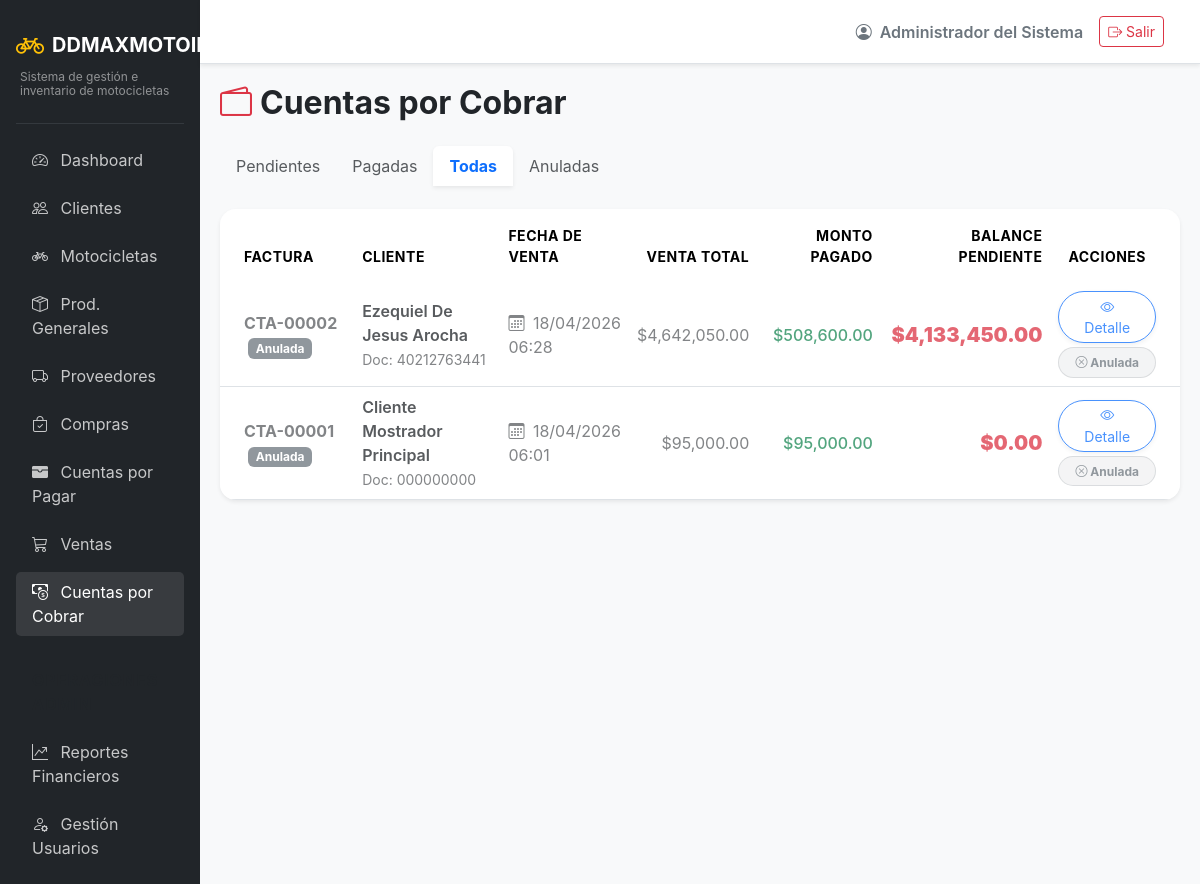
The app's page /accounts/?estado=todas (signed in) with its own data.
### app/models/auth.py (models this page shows, shortened)
class Usuarios(UserMixin, db.Model):
    __tablename__ = 'usuarios'
    id = db.Column(db.Integer, primary_key=True)
    usuario = db.Column(db.String(50), unique=True, nullable=False)
    password_hash = db.Column(db.String(255), nullable=False)
    rol_id = db.Column(db.Integer, db.ForeignKey('roles.id'), nullable=False)
    estado = db.Column(db.String(20), default='activo') # activo/inactivo
    nombre = db.Column(db.String(100), nullable=False)
    created_at = db.Column(db.DateTime, default=datetime.utcnow)
    updated_at = db.Column(db.DateTime, default=datetime.utcnow, onupdate=datetime.utcnow)

### app/models/finance.py (models this page shows)
class CuentasPorCobrar(db.Model):
    __tablename__ = 'cuentas_por_cobrar'
    id = db.Column(db.Integer, primary_key=True)
    factura_id = db.Column(db.Integer, db.ForeignKey('facturas.id'), nullable=False)
    monto_total = db.Column(db.Numeric(12, 2), nullable=False)
    saldo = db.Column(db.Numeric(12, 2), nullable=False)
    estado = db.Column(db.String(20), default='pendiente') # pendiente, pagado, atrasado
    created_at = db.Column(db.DateTime, default=datetime.utcnow)
    cuotas = db.relationship('Cuotas', backref='cuenta', lazy=True)
    pagos = db.relationship('Pagos', backref='cuenta', lazy=True)

### app/models/entities.py (models this page shows)
class Clientes(db.Model):
    __tablename__ = 'clientes'
    id = db.Column(db.Integer, primary_key=True)
    tipo = db.Column(db.String(20), nullable=False) # fisico, juridico
    nombre = db.Column(db.String(150), nullable=False)
    documento = db.Column(db.String(50), unique=True, nullable=False)
    telefono = db.Column(db.String(20))
    direccion = db.Column(db.String(255))
    nombre_garante = db.Column(db.String(150))
    documento_garante = db.Column(db.String(50))
    telefono_garante = db.Column(db.String(20))
    direccion_garante = db.Column(db.String(255))
    created_at = db.Column(db.DateTime, default=datetime.utcnow)

### app/models/transactions.py (models this page shows)
class Facturas(db.Model):
    __tablename__ = 'facturas'
    id = db.Column(db.Integer, primary_key=True)
    cliente_id = db.Column(db.Integer, db.ForeignKey('clientes.id'), nullable=False)
    usuario_id = db.Column(db.Integer, db.ForeignKey('usuarios.id'), nullable=False)
    fecha = db.Column(db.DateTime, default=datetime.utcnow)
    tipo = db.Column(db.String(20), nullable=False) # contado, credito
    subtotal = db.Column(db.Numeric(12, 2), nullable=False)
    descuento = db.Column(db.Numeric(12, 2), default=0)
    total = db.Column(db.Numeric(12, 2), nullable=False)
    pago_inicial = db.Column(db.Numeric(12, 2), default=0)
    metodo_pago = db.Column(db.String(50))
    estado = db.Column(db.String(20), default='pagada')
    created_at = db.Column(db.DateTime, default=datetime.utcnow)
    cliente = db.relationship('Clientes', backref='facturas')
    usuario = db.relationship('Usuarios', backref='facturas_generadas')
    detalles = db.relationship('DetalleFactura', backref='factura', lazy=True)
    cuenta_por_cobrar = db.relationship('CuentasPorCobrar', backref='factura', uselist=False)

### app/routes/receivables.py (the view)
@receivables_bp.route('/')
@login_required
def list_accounts():
    estado = request.args.get('estado', 'pendientes')
    from app.models.transactions import Facturas
    base_query = CuentasPorCobrar.query.join(Facturas).options(joinedload(CuentasPorCobrar.factura)).filter(Facturas.tipo == 'credito')
    if estado == 'pagadas':
        cuentas = base_query.filter(CuentasPorCobrar.estado == 'pagado').filter(Facturas.estado != 'anulada').order_by(CuentasPorCobrar.created_at.desc()).all()
    elif estado == 'todas':
        cuentas = base_query.order_by(CuentasPorCobrar.created_at.desc()).all()
    elif estado == 'anuladas':
        cuentas = base_query.filter(Facturas.estado == 'anulada').order_by(CuentasPorCobrar.created_at.desc()).all()
    else:
        cuentas = base_query.filter(CuentasPorCobrar.estado.in_(['pendiente', 'atrasado', 'al_dia', 'parcial'])).filter(CuentasPorCobrar.saldo > 0).filter(Facturas.estado != 'anulada').order_by(CuentasPorCobrar.created_at.desc()).all()
    return render_template('receivables/list.html', cuentas=cuentas, estado=estado)

### app/models/auth.py (called while the page is built)
@login_manager.user_loader
def load_user(user_id):
    return db.session.get(Usuarios, int(user_id))

### app/templates/receivables/list.html (shortened to what this page needs)
{% extends "base.html" %}
{% block content %}
<div class="d-flex justify-content-between align-items-center mb-4">
    <h2 class="fw-bold mb-0 text-dark"><i class="bi bi-wallet2 text-danger me-2"></i>Cuentas por Cobrar</h2>
</div>
<ul class="nav nav-tabs mb-4 border-bottom-0">
  <li class="nav-item">
    <a class="nav-link border-0 {% if estado == 'pendientes' %}active bg-white border-bottom-0 shadow-sm text-primary fw-bold rounded-top{% else %}text-muted{% endif %}" href="{{ url_for('accounts.list_accounts', estado='pendientes') }}">Pendientes</a>
  </li>
  <li class="nav-item">
    <a class="nav-link border-0 {% if estado == 'pagadas' %}active bg-white border-bottom-0 shadow-sm text-primary fw-bold rounded-top{% else %}text-muted{% endif %}" href="{{ url_for('accounts.list_accounts', estado='pagadas') }}">Pagadas</a>
  </li>
  <li class="nav-item">
    <a class="nav-link border-0 {% if estado == 'todas' %}active bg-white border-bottom-0 shadow-sm text-primary fw-bold rounded-top{% else %}text-muted{% endif %}" href="{{ url_for('accounts.list_accounts', estado='todas') }}">Todas</a>
  </li>
  <li class="nav-item">
    <a class="nav-link border-0 {% if estado == 'anuladas' %}active bg-white border-bottom-0 shadow-sm text-primary fw-bold rounded-top{% else %}text-muted{% endif %}" href="{{ url_for('accounts.list_accounts', estado='anuladas') }}">Anuladas</a>
  </li>
</ul>
<div class="card border-0 shadow-sm rounded-4 overflow-hidden">
    <div class="card-body p-0">
        <div class="table-responsive">
            <table class="table table-hover align-middle mb-0">
                <thead class="bg-light text-muted small text-uppercase" style="letter-spacing: 0.5px;">
                    <tr>
                        <th class="ps-4 py-3 border-0">Factura</th>
                        <th class="py-3 border-0">Cliente</th>
                        <th class="py-3 border-0">Fecha de Venta</th>
                        <th class="text-end py-3 border-0">Venta Total</th>
                        <th class="text-end py-3 border-0">Monto Pagado</th>
                        <th class="text-end py-3 border-0">Balance Pendiente</th>
                        <th class="text-center pe-4 py-3 border-0">Acciones</th>
                    </tr>
                </thead>
                <tbody class="border-top-0">
                    {% for cuenta in cuentas %}
                    <tr class="{% if cuenta.factura.estado == 'anulada' %}bg-light opacity-75{% endif %}">
                        <td class="ps-4 fw-bold">
                            <a href="{{ url_for('accounts.detail_account', id=cuenta.id) }}" class="text-decoration-none {% if cuenta.factura.estado == 'anulada' %}text-muted{% endif %}">
                                CTA-{{ "{:05d}".format(cuenta.id) }}
                            </a>
                            {% if cuenta.factura.estado == 'anulada' %}
                            <div class="badge bg-secondary ms-1">Anulada</div>
                            {% endif %}
                        </td>
                        <td>
                            <span class="d-block fw-semibold text-dark">{{ cuenta.factura.cliente.nombre }}</span>
                            <span class="text-muted small">Doc: {{ cuenta.factura.cliente.documento }}</span>
                        </td>
                        <td class="text-muted"><i class="bi bi-calendar3 me-1"></i> {{ cuenta.factura.fecha.strftime('%d/%m/%Y %H:%M') }}</td>
                        <td class="text-end text-muted">${{ "{:,.2f}".format(cuenta.monto_total) }}</td>
                        {% set pagado = cuenta.monto_total - cuenta.saldo %}
                        <td class="text-end text-success fw-medium">${{ "{:,.2f}".format(pagado) }}</td>
                        <td class="text-end fw-black text-danger fs-5">${{ "{:,.2f}".format(cuenta.saldo) }}</td>
                        <td class="text-center pe-4">
                            <a href="{{ url_for('accounts.detail_account', id=cuenta.id) }}" class="btn btn-sm btn-outline-primary rounded-pill px-3 shadow-sm mb-1 d-block w-100">
                                <i class="bi bi-eye"></i> Detalle
                            </a>
                            {% if cuenta.factura.estado == 'anulada' %}
                            <div class="badge bg-secondary bg-opacity-10 text-secondary rounded-pill px-3 py-2 w-100 border border-secondary border-opacity-25">
                                <i class="bi bi-x-circle"></i> Anulada
                            </div>
                            {% elif cuenta.estado != 'pagado' and cuenta.saldo > 0 %}
                            <a href="{{ url_for('payments.create_payment', cuenta_id=cuenta.id) }}" class="btn btn-sm btn-primary rounded-pill px-3 shadow-sm d-block w-100">
                                <i class="bi bi-cash-coin"></i> Pago
                            </a>
                            {% else %}
                            <div class="badge bg-success bg-opacity-10 text-success rounded-pill px-3 py-2 w-100 border border-success border-opacity-25">
                                <i class="bi bi-check-all"></i> Pagada
                            </div>
                            {% endif %}
                        </td>
                    </tr>
                    {% endfor %}
                </tbody>
            </table>
        </div>
    </div>
</div>
{% endblock %}

### app/templates/base.html (shortened to what this page needs)
<!DOCTYPE html>
<html lang="es">
<head>
    <link href="https://cdn.jsdelivr.net/npm/bootstrap@5.3.2/dist/css/bootstrap.min.css" rel="stylesheet">
    <link href="https://cdn.jsdelivr.net/npm/bootstrap-icons@1.11.1/font/bootstrap-icons.css" rel="stylesheet">
</head>
<body>
    <div class="container-fluid p-0">
        <div class="row g-0">
            <div class="col-md-2 sidebar d-none d-md-block p-3">
                <a href="{{ url_for('main.dashboard') }}" class="text-decoration-none d-flex flex-column mb-4 mt-2">
                    <div class="d-flex align-items-center">
                        <i class="bi bi-bicycle fs-3 text-warning me-2"></i>
                        <span class="fs-5 text-white fw-bold">DDMAXMOTOIMPORT</span>
                    </div>
                    <div class="text-white-50 mt-1 ps-1" style="font-size: 0.75rem; line-height: 1.2;">Sistema de gestión e inventario de motocicletas</div>
                </a>
                <hr class="text-secondary">
                <ul class="nav flex-column gap-2">
                    <li class="nav-item">
                        <a class="nav-link {% if request.endpoint and request.endpoint.startswith('main.') %}active{% endif %}" href="{{ url_for('main.dashboard') }}">
                            <i class="bi bi-speedometer2 me-2"></i> Dashboard
                        </a>
                    </li>
                    <li class="nav-item">
                        <a class="nav-link {% if request.endpoint and request.endpoint.startswith('clients.') %}active{% endif %}" href="{{ url_for('clients.list_clients') }}">
                            <i class="bi bi-people me-2"></i> Clientes
                        </a>
                    </li>
                    <li class="nav-item">
                        <a class="nav-link {% if request.endpoint and request.endpoint.startswith('inventory.') and 'product' not in request.endpoint %}active{% endif %}" href="{{ url_for('inventory.list_motorcycles') }}">
                            <i class="bi bi-bicycle me-2"></i> Motocicletas
                        </a>
                    </li>
                    <li class="nav-item">
                        <a class="nav-link {% if request.endpoint and request.endpoint.startswith('inventory.') and 'product' in request.endpoint %}active{% endif %}" href="{{ url_for('inventory.list_products') }}">
                            <i class="bi bi-box-seam me-2"></i> Prod. Generales
                        </a>
                    </li>
                    <li class="nav-item">
                        <a class="nav-link {% if request.endpoint and request.endpoint.startswith('suppliers.') %}active{% endif %}" href="{{ url_for('suppliers.list_suppliers') }}">
                            <i class="bi bi-truck me-2"></i> Proveedores
                        </a>
                    </li>
                    <li class="nav-item">
                        <a class="nav-link {% if request.endpoint and request.endpoint.startswith('purchases.') %}active{% endif %}" href="{{ url_for('purchases.list_purchases') }}">
                            <i class="bi bi-bag-check me-2"></i> Compras
                        </a>
                    </li>
                    <li class="nav-item">
                        <a class="nav-link {% if request.endpoint and request.endpoint.startswith('payables.') %}active{% endif %}" href="{{ url_for('payables.list_accounts') }}">
                            <i class="bi bi-wallet-fill me-2"></i> Cuentas por Pagar
                        </a>
                    </li>
                    <li class="nav-item">
                        <a class="nav-link {% if request.endpoint and request.endpoint.startswith('sales.') %}active{% endif %}" href="{{ url_for('sales.list_sales') }}">
                            <i class="bi bi-cart3 me-2"></i> Ventas
                        </a>
                    </li>
                    <li class="nav-item">
                        <a class="nav-link {% if request.endpoint and request.endpoint.startswith('accounts.') %}active{% endif %}" href="{{ url_for('accounts.list_accounts') }}">
                            <i class="bi bi-cash-coin me-2"></i> Cuentas por Cobrar
                        </a>
                    </li>
                    {% if current_user.is_authenticated and current_user.rol.nombre|upper in ['ADMIN', 'ADMINISTRADOR'] %}
                    <li class="nav-item mt-3">
                        <span class="nav-link text-uppercase small fw-bold text-muted" style="letter-spacing: 1px;">Operaciones Admin</span>
                    </li>
                    <li class="nav-item">
                        <a class="nav-link {% if request.endpoint and request.endpoint.startswith('reports.') %}active{% endif %}" href="{{ url_for('reports.sales_report') }}">
                            <i class="bi bi-graph-up-arrow me-2"></i> Reportes Financieros
                        </a>
                    </li>
                    <li class="nav-item">
                        <a class="nav-link" href="#" onclick="alert('Módulo de usuarios en desarrollo'); return false;">
                            <i class="bi bi-person-gear me-2"></i> Gestión Usuarios
                        </a>
                    </li>
                    {% endif %}
                </ul>
            </div>
            <div class="col-md-10 d-flex flex-column vh-100">
                <nav class="navbar navbar-expand-lg navbar-light bg-white border-bottom shadow-sm px-4 py-3">
                    <div class="container-fluid">
                        <div class="ms-auto d-flex align-items-center">
                            <span class="me-3 fw-semibold text-secondary">
                                <i class="bi bi-person-circle me-1"></i> {{ current_user.nombre }}
                            </span>
                            <a href="{{ url_for('auth.logout') }}" class="btn btn-outline-danger btn-sm">
                                <i class="bi bi-box-arrow-right"></i> Salir
                            </a>
                        </div>
                    </div>
                </nav>
                <main class="content-area flex-grow-1 overflow-auto">
                    {% block content %}{% endblock %}
                </main>
            </div>
        </div>
    </div>
</body>
</html>

### app/templates/base.html (style rules this page uses)
body { background-color: #f8f9fa; font-family: 'Inter', sans-serif; }
.sidebar { background-color: #212529; min-height: 100vh; color: #fff; }
.sidebar .nav-link { color: rgba(255,255,255,.75); transition: 0.3s; }
.sidebar .nav-link:hover, .sidebar .nav-link.active { color: #fff; background: rgba(255,255,255,.1); border-radius: 5px; }
.content-area { padding: 20px; }

### app/templates/receivables/list.html (style rules this page uses)
.fw-black { font-weight: 900; }

### records on screen
Usuarios: nombre "Administrador del Sistema"
CuentasPorCobrar: id "00002", factura.cliente.nombre "Ezequiel De Jesus Arocha", factura.cliente.documento "40212763441", factura.fecha "18/04/2026 06:28", monto_total "4,642,050.00", pagado "508,600.00", saldo "4,133,450.00"
CuentasPorCobrar: id "00001", factura.cliente.nombre "Cliente Mostrador Principal", factura.cliente.documento "000000000", factura.fecha "18/04/2026 06:01", monto_total "95,000.00", saldo "0.00"
